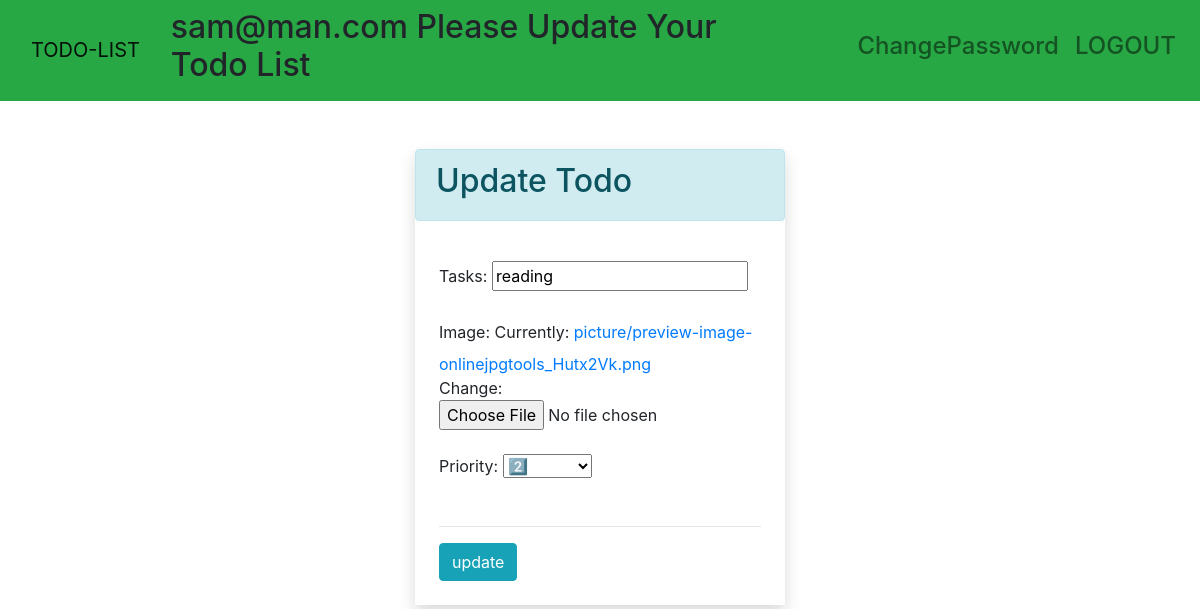
The page /update-todo/71/ (signed in) on the database its author committed.
### app/models.py (models this page shows, shortened)
class MyCustomModel(AbstractBaseUser,PermissionsMixin):
    email = models.EmailField(verbose_name="Email",unique=True, max_length=60,  null=True)
    username = None
    date_joined = models.DateTimeField(default=timezone.now)
    is_admin = models.BooleanField(default = False)
    is_active = models.BooleanField(default = True)
    is_staff = models.BooleanField(default = False)
    is_superuser = models.BooleanField(default = False)
    objects = MyCustomModelManager()
    USERNAME_FIELD = 'email'
    REQUIRED_FIELDS = []

class TODO(models.Model):
    status_choices = [
    ('C', 'COMPLETED'),
    ('P', 'PENDING'),
    ]
    priority_choices = [
    ('1', '1️⃣'),
    ('2', '2️⃣'),
    ('3', '3️⃣'),
    ('4', '4️⃣'),
    ('5', '5️⃣'),
    ('6', '6️⃣'),
    ('7', '7️⃣'),
    ('8', '8️⃣'),
    ('9', '9️⃣'),
    ('10','🔟'),
    ]
    tasks = models.CharField(max_length=50)
    status = models.CharField(max_length=10 , choices=status_choices)
    user = models.ForeignKey(MyCustomModel, on_delete=models.CASCADE, null=True, blank=True)
    date = models.DateTimeField(auto_now_add=True)
    priority = models.CharField(max_length=2 , choices=priority_choices)
    image = models.FileField(upload_to = 'picture' ,max_length = 255,null=True)
    text = models.TextField(blank=True, null=True )

### app/views.py (the view)
# urls.py: path('update-todo/<int:id>/', update_todo, name = 'update'),
@login_required(login_url='login')
def update_todo(request, id):
   if request.user.is_authenticated:
    user = request.user
    obj = TODO.objects.get(pk = id)
    form =  UpdateForm(request.POST,request.FILES, instance=obj)
    if form.is_valid():
        todo = form.save()
        todo.user = user
        todo.save()
        return redirect("home")
    else:
        form =  UpdateForm(instance=obj)
        context = {'form':form}
        return render(request, 'updateview.html', context)

### app/forms.py
class UpdateForm(TODOForm):
    class Meta:
        model = TODO
        fields = ['tasks'  ,'image', 'priority']

### app/templates/updateview.html (shortened to what this page needs)
{% extends 'base.html' %}
{% block content1 %}
<h2> {{user.email}} Please Update Your Todo List</h2>
{% endblock %}
  {% block content %}
  <div class="container pt-4">
    <div class="col-lg-4 mx-auto shadow p-0 mt-4">
      <div class="alert alert-info">
        <h2>Update Todo</h2>
      </div>
      <div class="p-4">
        <form action="" method="POST" novalidate>
        {% for fm in form %}
        {{fm.label_tag}}  {{fm}}   {{fm.errors|striptags}} <br> <br>
        {% endfor %}
          <hr>
          <input type="submit" value="update" class="btn btn-info">
        </form>
      </div>
    </div>
  </div>
  {% endblock %}

### rows shown on the page
MyCustomModel: email "sam@man.com"
TODO: form "reading" "2️⃣"

### other values the page prints
{{ fm.label_tag }} "Tasks:" "Image:" "Priority:"
